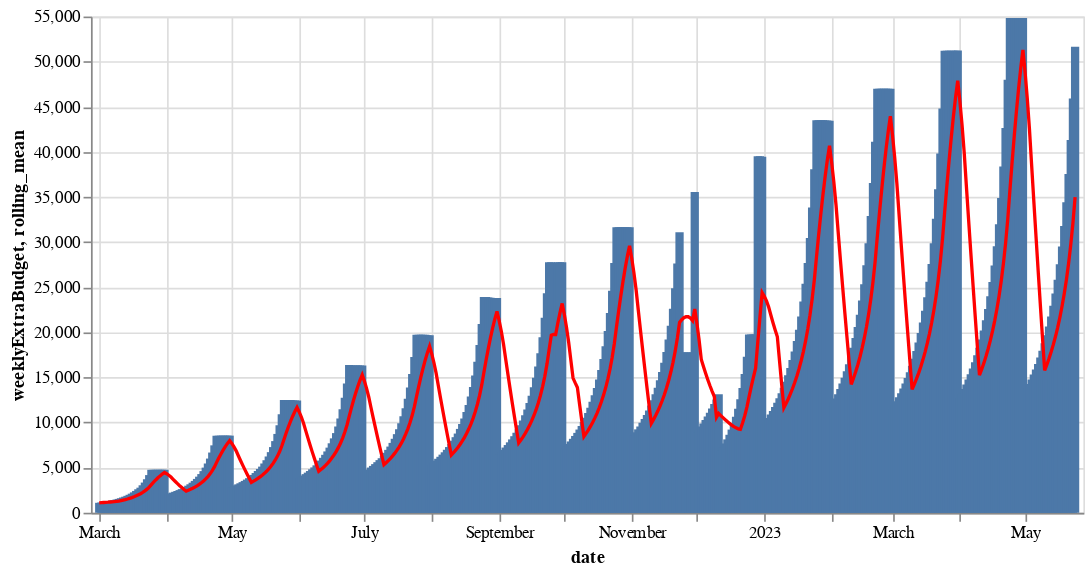

Notebook code for this chart:
### Code cell
source = aux

bar = alt.Chart(source).mark_bar().encode(
    x='date:T',
    y='weeklyExtraBudget:Q'
)

line = alt.Chart(source).mark_line(color='red').transform_window(
    # The field to average
    rolling_mean='mean(weeklyExtraBudget)',
    # The number of values before and after the current value to include.
    frame=[-9, 0]
).encode(
    x='date:T',
    y='rolling_mean:Q'
)

(bar + line).properties(width=600)

### Figure 1 — Vega-Lite specification as saved in the notebook (floating-point values rounded to 4 significant figures; data arrays with more than 128 entries replaced by an {"elided": "..."} marker saying what was removed)
{"config": {"view": {"continuousWidth": 400, "continuousHeight": 300}}, "layer": [{"mark": "bar", "encoding": {"x": {"field": "date", "type": "temporal"}, "y": {"field": "weeklyExtraBudget", "type": "quantitative"}}}, {"mark": {"type": "line", "color": "red"}, "encoding": {"x": {"field": "date", "type": "temporal"}, "y": {"field": "rolling_mean", "type": "quantitative"}}, "transform": [{"window": [{"op": "mean", "field": "weeklyExtraBudget", "as": "rolling_mean"}], "frame": [-9, 0]}]}], "data": {"name": "data-88874cd28258a5e31f43f03b83ff7a31"}, "width": 600, "$schema": "https://vega.github.io/schema/vega-lite/v4.17.0.json", "datasets": {"data-88874cd28258a5e31f43f03b83ff7a31": {"elided": "450 records"}}}
